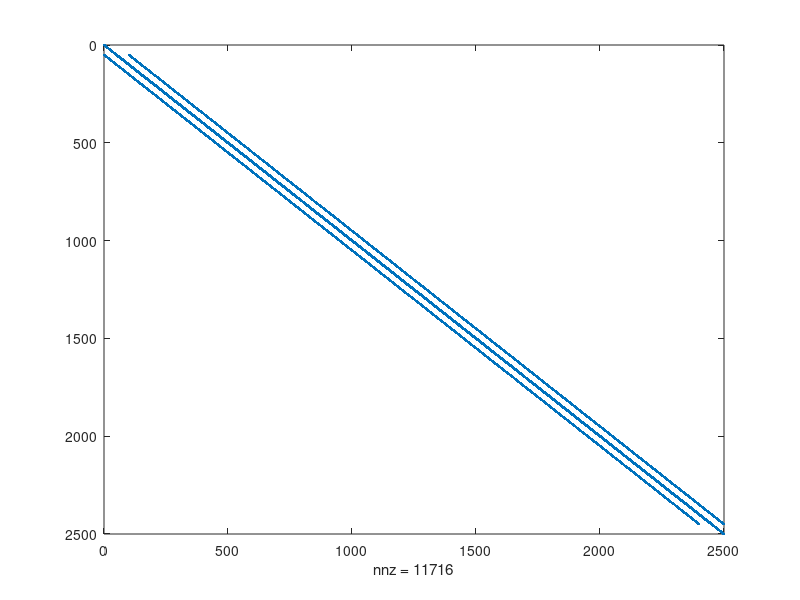
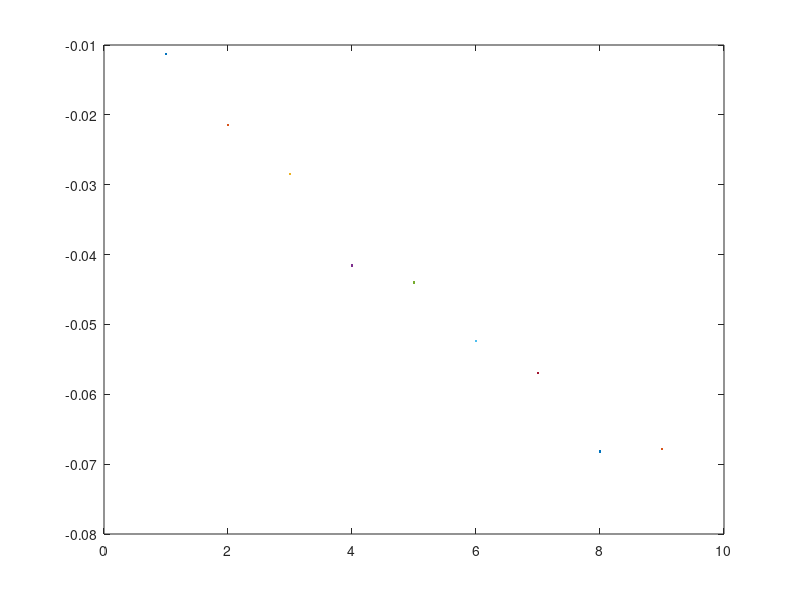
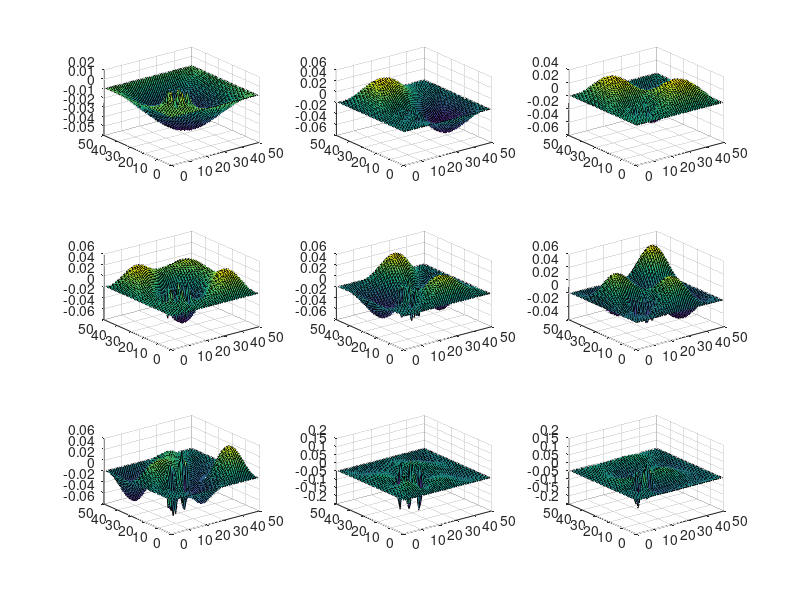

The MATLAB script that drew these images, in order:
%% Harmonic Wave Equation in 2D FD and Modes
% Familiarize yourself with finite difference modeling of the harmonic wave
% equation in 2D and its formulation as a matrix equation and the solution
% for the modes.

clear all
close all

set(0,'DefaultFigureWindowStyle','docked');
%%
% 

% 

k = 1.38064852e-23;
q = 1.60217662e-19;
hb = 1.054571596e-34;             % Dirac constant
m_0 = 9.10938215e-31;             % electron mass
del = 1e-9;

% Set initial sizing of the matrix
nx = 50;
ny = 50;

% Create a sparse matrix of size nx x ny
G = sparse(nx, ny);

% Set diagonal values of G to be 1
% everything else is 0
for i = 1:nx
    G(i,i) = 1;
end


for i = 1:nx
    for j = 1:ny
        % visit every node - calculate for that node what n,nx,nxp,nyp,nym
        % are and assign them into the G matrix
        % put an equation into the G matrix - use if statements for
        % boundaries
        n = j+(i-1)*ny;
        
        if i == 1
            G(n,n) = 1;
        elseif j == 1
            G(n,n) = 1;
        elseif i == nx
            G(n,n) = 1;
        elseif j == ny
            G(n,n) = 1;
        else
            nxm = j+(i-2)*ny;
            nxp = j+(i)*ny;
            nym = (j-1)+(i-1)*ny;
            nyp = (j+1)+(i-1)*ny;
           
            if i < 20 && i > 10 && j < 20 && j > 10
                G(n,n) = -2;
            else
                G(n,n) = -4;
            end
            G(n,nxm) = 1;
            G(n,nxp) = 1;
            G(n,nym) = 1;
            G(n,nyp) = 1;
        end
    end
end

figure(1);
spy(G);

[E,D] = eigs(G,9,'SM');


% Plot the eigenvalues (diagonal of D)
figure(2);
Dplot = D;
Dplot(Dplot==0)=nan;
plot(Dplot, '.');

M1 = zeros(nx,ny);
M2 = zeros(nx,ny);
M3 = zeros(nx,ny);
M4 = zeros(nx,ny);
M5 = zeros(nx,ny);
M6 = zeros(nx,ny);
M7 = zeros(nx,ny);
M8 = zeros(nx,ny);
M9 = zeros(nx,ny);

for k = 1:9
    for i = 1:nx
        for j = 1:ny
            n = j+(i-1)*ny;
            if k == 1
                M1(i,j) = E(n,k);
            elseif k == 2
                M2(i,j) = E(n,k);
            elseif k == 3
                M3(i,j) = E(n,k);
            elseif k == 4
                M4(i,j) = E(n,k);
            elseif k == 5
                M5(i,j) = E(n,k);
            elseif k == 6
                M6(i,j) = E(n,k);
            elseif k == 7
                M7(i,j) = E(n,k);
            elseif k == 8
                M8(i,j) = E(n,k);
            elseif k == 9
                M9(i,j) = E(n,k);
            end
        end
    end
end

figure(3);
subplot(3,3,1)
surf(M1);
subplot(3,3,2)
surf(M2);
subplot(3,3,3)
surf(M3);
subplot(3,3,4)
surf(M4);
subplot(3,3,5)
surf(M5);
subplot(3,3,6)
surf(M6);
subplot(3,3,7)
surf(M7);
subplot(3,3,8)
surf(M8);
subplot(3,3,9)
surf(M9);
